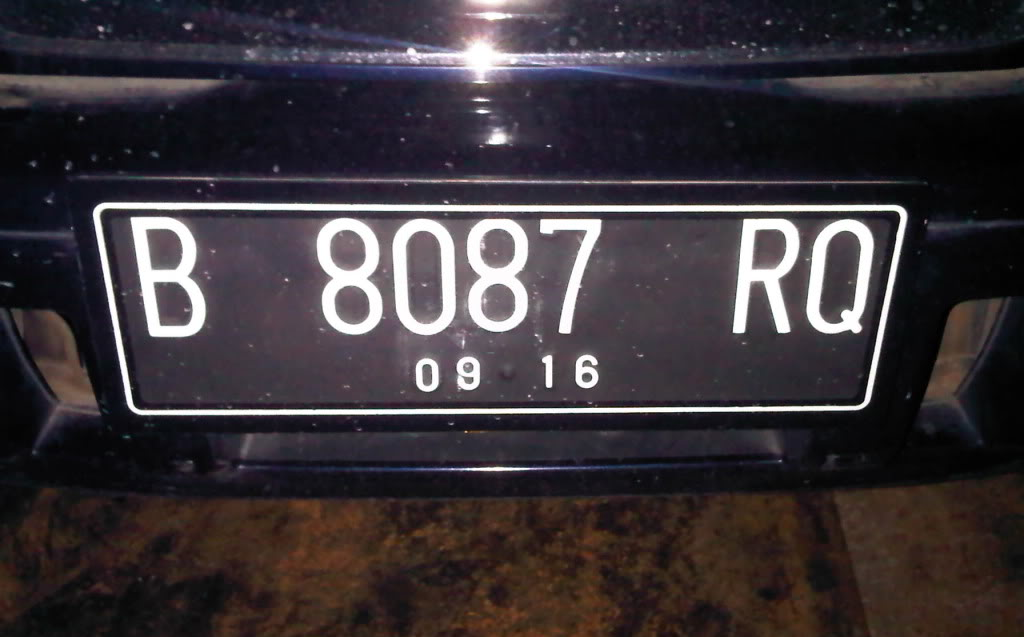
#> input picture Edge Detection/IMG00273-20120308-2013.jpg, 1024 x 637 px
$ python edge_2.py   (older library calls are emulated)
#> lines starting #> are read from the running program, lines starting #| are printed output that depends on the picture
__author__ = 'Fatan Kasyidi'

from scipy import misc
import numpy as np
import random
import copy
import matplotlib.pyplot as plt

img = misc.imread('IMG00273-20120308-2013.jpg')
#> img is the input picture: shape (637, 1024, 3); mean R, G, B 58, 51.4, 55.8

def grayscale(obj):

    # get image grayscale
    return np.dot(obj[...,:3], [0.299, 0.587, 0.144])
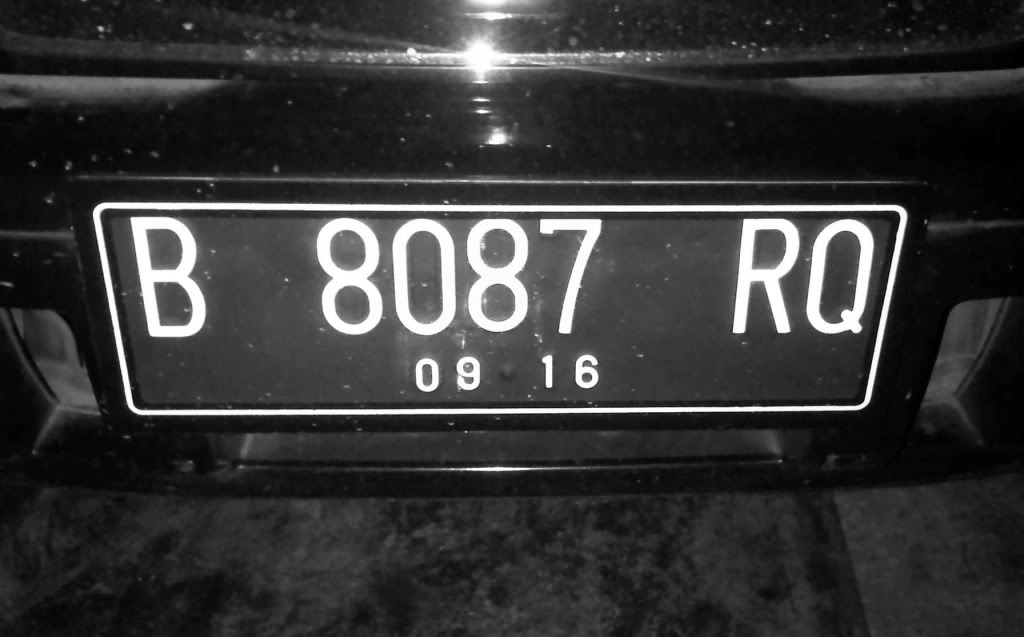
#> returned value: shape (637, 1024) float64; min 0, max 262.6, mean 55.6; drawn with min black and max white

def histogram_gc(img_gc):

    histogram_img_gc = []
    for row in xrange(0,img_gc.shape[0]-1):
        for col in xrange(0, img_gc.shape[1]-1):

            color = img_gc[row][col]
            histogram_img_gc[color] += 1

    return histogram_img_gc

def matrix_convolution_row():

    # matriks untuk mendapatkan color value yang baru menggunakan sobel
    mc_row = np.asarray([-1,-2,-1,0,0,0,1,2,1])
    return mc_row

def matrix_convolution_col():

    # matriks untuk mendapatkan color value yang baru menggunakan sobel
    mc_col = np.asarray([-1,0,1,-2,0,2,-1,0,1])
    return mc_col

def edge_detection_sobel(imggrey,filter1,filter2):

    global sc1, sc2
    arr_sobel = np.zeros((imggrey.shape[0],imggrey.shape[1]))
    for row in range(1,imggrey.shape[0]-1):
        for col in range(1, imggrey.shape[1]-1):
            slice = imggrey[row-1:row+2, col-1:col+2]
            rslice = slice.reshape(9)

            c1 = [rslice[0]*filter1[0],rslice[1]*filter1[1],
                  rslice[2]*filter1[2],rslice[3]*filter1[3],
                  rslice[4]*filter1[4],rslice[5]*filter1[5],
                  rslice[6]*filter1[6],rslice[7]*filter1[7],
                  rslice[8]*filter1[8]]

            c2 = [rslice[0]*filter2[0],rslice[1]*filter2[1],
                  rslice[2]*filter2[2],rslice[3]*filter2[3],
                  rslice[4]*filter2[4],rslice[5]*filter2[5],
                  rslice[6]*filter2[6],rslice[7]*filter2[7],
                  rslice[8]*filter2[8]]

            sc1 = sum(c1)
            sc2 = sum(c2)

            arr_sobel[row][col] = abs(sc1) + abs(sc2)
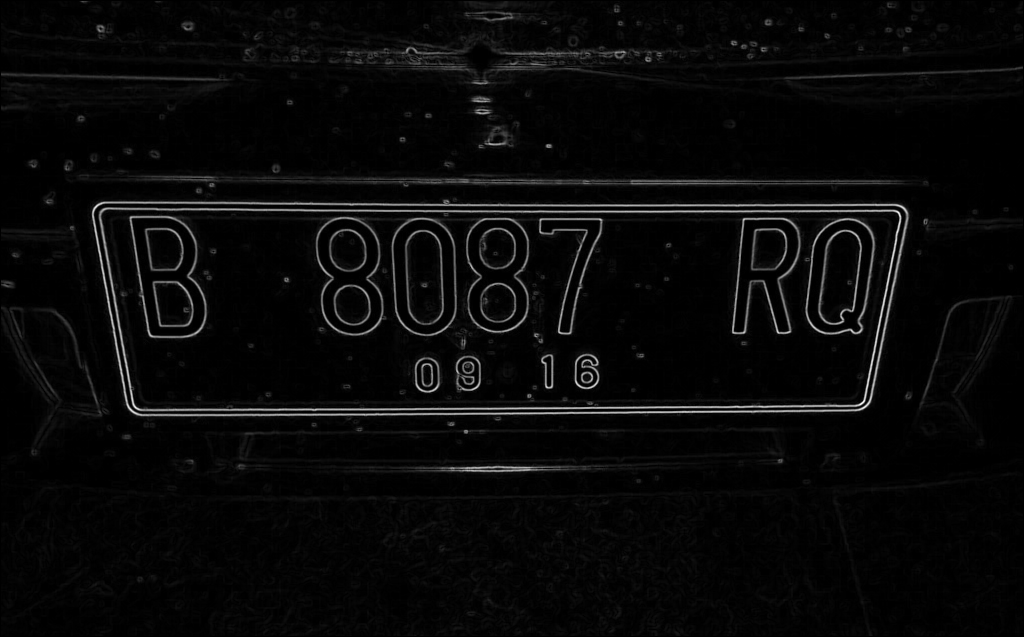
#> arr_sobel: shape (637, 1024) float64; min 0, max 1298.5, mean 45.6; drawn with min black and max white

    # print arr_sobel

    r_arr_sobel = arr_sobel.reshape(arr_sobel.shape[0]*arr_sobel.shape[1])

    min_number = min(r_arr_sobel)
#> min_number = 0
    max_number = max(r_arr_sobel)
#> max_number = 1298.5
    # print max_number
    # print min_number

    normal = ((r_arr_sobel - min_number)*255)/(max_number - min_number)
    normal = normal.reshape(imggrey.shape[0],imggrey.shape[1])

    return normal

def edge_detection_homogen(imggrey):

    homogen = np.zeros((imggrey.shape[0],imggrey.shape[1]))
    for row in range(1, imggrey.shape[0]-1):
        for col in range(1, imggrey.shape[1]-1):

            value = [abs(imggrey[row][col]-imggrey[row-1][col-1]),abs(imggrey[row][col]-imggrey[row-1][col]),
                     abs(imggrey[row][col]-imggrey[row-1][col+1]),abs(imggrey[row][col]-imggrey[row][col-1]),
                     abs(imggrey[row][col]-imggrey[row][col+1]),abs(imggrey[row][col]-imggrey[row+1][col-1]),
                     abs(imggrey[row][col]-imggrey[row+1][col]),abs(imggrey[row][col]-imggrey[row+1][col+1])]

            max_number = max(value)
            homogen[row][col] = max_number

    return homogen

def edge_detection_diff(imggrey):

    diff = np.zeros((imggrey.shape[0],imggrey.shape[1]))
    for row in range(1, imggrey.shape[0]-1):
        for col in range(1, imggrey.shape[1]-1):
            value = [abs(imggrey[row-1][col-1]-imggrey[row+1][col+1]),abs(imggrey[row-1][col]-imggrey[row+1][col]),
                     abs(imggrey[row-1][col+1]-imggrey[row+1][col-1]),abs(imggrey[row][col-1]-imggrey[row][col+1])]

            max_number = max(value)
            diff[row][col] = max_number

    return diff
if __name__ == '__main__':

    # print img.shape[0]
    # print img.shape[1]

    new_img = grayscale(img)
    filter1 = matrix_convolution_row()
    filter2 = matrix_convolution_col()

    img_convolve = edge_detection_sobel(new_img,filter1,filter2)
    img_homogen = edge_detection_homogen(new_img)
    img_diff = edge_detection_diff(new_img)

    figure  = plt.figure( figsize=(15, 7) )
    figure.canvas.set_window_title( 'Image Convolve' )

    axes    = figure.add_subplot(121)
    axes.set_title('Original')
    axes.get_xaxis().set_visible( False )
    axes.get_yaxis().set_visible( False )
    axes.imshow( img, cmap='Greys_r' )

    axes    = figure.add_subplot(122)
    axes.set_title('Image Convolve')
    axes.get_xaxis().set_visible( False )
    axes.get_yaxis().set_visible( False )
    axes.imshow( img_convolve, cmap='Greys_r' )


    plt.show()
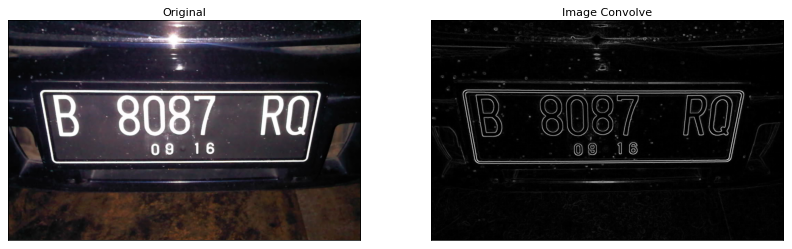
#> figure drawn by matplotlib, 2 panels


    # [10 lines of commented-out code are left out]

$ run again, with Edge Detection/utf-8BcGxhdCBiYXJ1LmpwZw-1.jpg copied over Edge Detection/IMG00273-20120308-2013.jpg
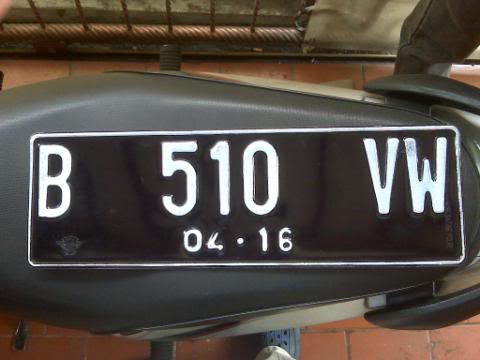
#> input picture Edge Detection/utf-8BcGxhdCBiYXJ1LmpwZw-1.jpg, 480 x 360 px
#> img is the input picture: shape (360, 480, 3); mean R, G, B 84.5, 76.3, 69.1
#> after the loop in edge_detection_sobel, `for row in range(1,imggrey.shape[0]-1):`:
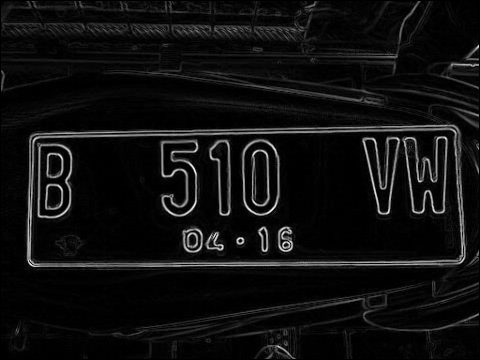
#> arr_sobel: shape (360, 480) float64; min 0, max 1237.8, mean 76.3; drawn with min black and max white
#> min_number = 0
#> max_number = 1237.8
#> after the loop in edge_detection_diff, `for row in range(1, imggrey.shape[0]-1):`:
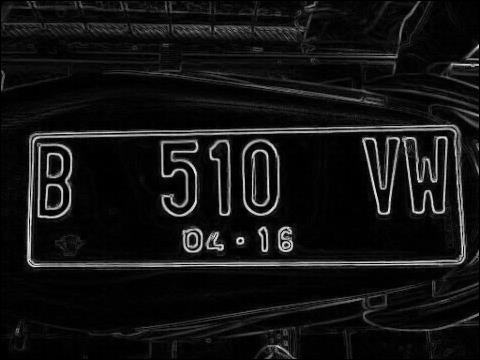
#> diff: shape (360, 480) float64; min 0, max 240.9, mean 19.4

$ run again, with Edge Detection/35R4-baru.jpeg copied over Edge Detection/IMG00273-20120308-2013.jpg
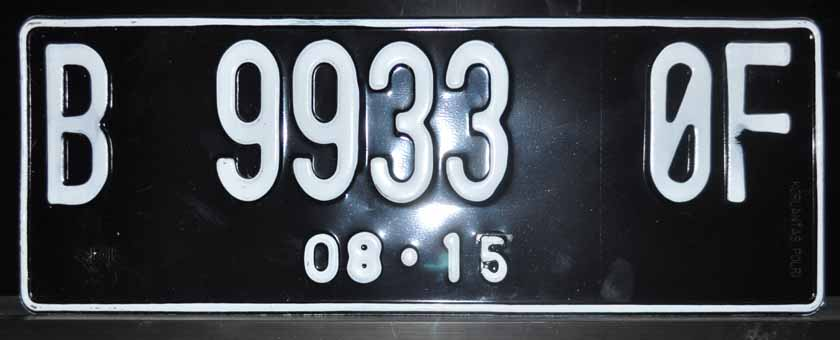
#> input picture Edge Detection/35R4-baru.jpeg, 840 x 340 px
#> img is the input picture: shape (340, 840, 3); mean R, G, B 72.6, 76.5, 82
#> after the loop in edge_detection_sobel, `for row in range(1,imggrey.shape[0]-1):`:
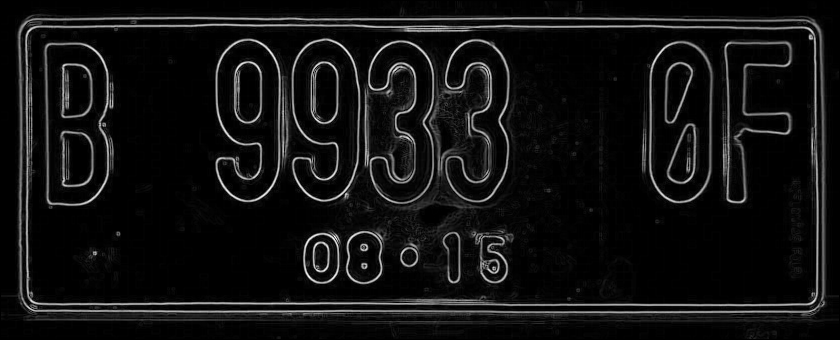
#> arr_sobel: shape (340, 840) float64; min 0, max 1287.3, mean 90; drawn with min black and max white
#> min_number = 0
#> max_number = 1287.3
#> after the loop in edge_detection_diff, `for row in range(1, imggrey.shape[0]-1):`:
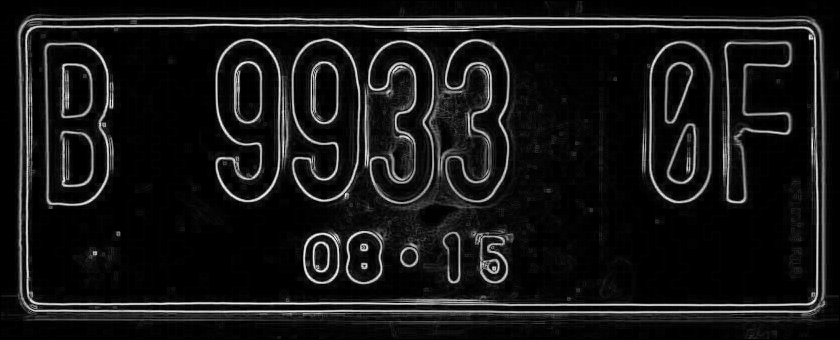
#> diff: shape (340, 840) float64; min 0, max 257.8, mean 22.7; drawn with min black and max white
